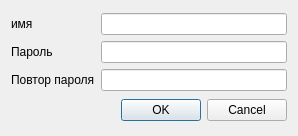
<?xml version="1.0" encoding="UTF-8"?>
<ui version="4.0">
 <class>NewUserdataBaseDialog</class>
 <widget class="QDialog" name="NewUserdataBaseDialog">
  <property name="geometry">
   <rect>
    <x>0</x>
    <y>0</y>
    <width>298</width>
    <height>136</height>
   </rect>
  </property>
  <property name="windowTitle">
   <string>Dialog</string>
  </property>
  <layout class="QGridLayout" name="gridLayout_2">
   <item row="0" column="0">
    <layout class="QGridLayout" name="gridLayout">
     <item row="0" column="1">
      <widget class="QLineEdit" name="lineNameUser"/>
     </item>
     <item row="1" column="1">
      <widget class="QLineEdit" name="linePassword"/>
     </item>
     <item row="0" column="0">
      <widget class="QLabel" name="label">
       <property name="text">
        <string>имя</string>
       </property>
      </widget>
     </item>
     <item row="1" column="0">
      <widget class="QLabel" name="label_2">
       <property name="text">
        <string>Пароль</string>
       </property>
      </widget>
     </item>
     <item row="2" column="0">
      <widget class="QLabel" name="label_3">
       <property name="text">
        <string>Повтор пароля</string>
       </property>
      </widget>
     </item>
     <item row="2" column="1">
      <widget class="QLineEdit" name="lineEditConfirmPassword"/>
     </item>
    </layout>
   </item>
   <item row="1" column="0">
    <widget class="QDialogButtonBox" name="buttonBox">
     <property name="orientation">
      <enum>Qt::Horizontal</enum>
     </property>
     <property name="standardButtons">
      <set>QDialogButtonBox::Cancel|QDialogButtonBox::Ok</set>
     </property>
    </widget>
   </item>
  </layout>
 </widget>
 <resources/>
 <connections>
  <connection>
   <sender>buttonBox</sender>
   <signal>accepted()</signal>
   <receiver>NewUserdataBaseDialog</receiver>
   <slot>accept()</slot>
   <hints>
    <hint type="sourcelabel">
     <x>248</x>
     <y>254</y>
    </hint>
    <hint type="destinationlabel">
     <x>157</x>
     <y>274</y>
    </hint>
   </hints>
  </connection>
  <connection>
   <sender>buttonBox</sender>
   <signal>rejected()</signal>
   <receiver>NewUserdataBaseDialog</receiver>
   <slot>reject()</slot>
   <hints>
    <hint type="sourcelabel">
     <x>316</x>
     <y>260</y>
    </hint>
    <hint type="destinationlabel">
     <x>286</x>
     <y>274</y>
    </hint>
   </hints>
  </connection>
 </connections>
</ui>
